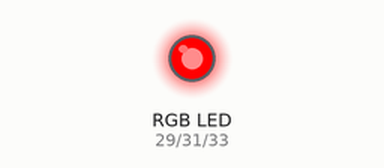
A sketch run on a simulated Arduino Mega 2560, built with avr-gcc and run on an emulated ATmega2560. On the bench: an RGB LED mixed from three pins (HIGH = lit).

Above: at 0.6 s.
At 5.1 s:
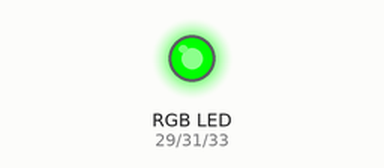
At 7.7 s:
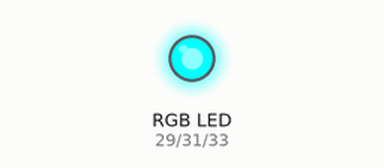
At 10.3 s:
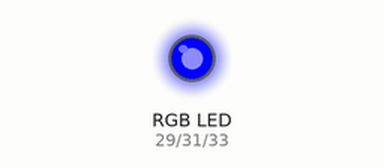
At 12.2 s:
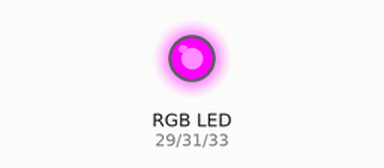
At 15.4 s:
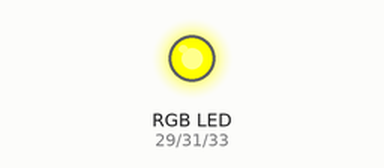
Timing chart, 0 to 16.8 s (numbered marks = the images above):
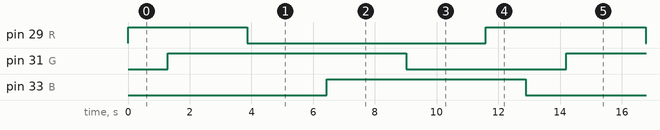

The sketch:

Teste-rgb.ino
```cpp
#define R 29
#define G 31
#define B 33
int contaR,contaG,contaB;

void setup()
{
    pinMode(R, OUTPUT); //Configuração dos pinos como saída
    pinMode(G, OUTPUT);
    pinMode(B, OUTPUT);

}

void loop()
{

  for(contaG=0;contaG<=255;contaG++)
  {
    analogWrite(R,255); //Ligando as portas PWM com valor aleatório de duty cicle
    analogWrite(G, contaG);
  analogWrite(B, 0);
    delay(10);
  }
  delay(10);
  for(contaR=255;contaR>=0;contaR--)
  {
    analogWrite(R,contaR); //Ligando as portas PWM com valor aleatório de duty cicle
    analogWrite(G, 255);
  analogWrite(B, 0);
    delay(10);
   }
  delay(10);
  for(contaB=0;contaB<=255;contaB++)
  {
    analogWrite(R,0);
    analogWrite(B, contaB);
  analogWrite(G, 255);
    delay(10);
  }
  delay(10);

  for(contaG=255;contaG>=0;contaG--)
  {
    analogWrite(G,contaG); //Ligando as portas PWM com valor aleatório de duty cicle
    analogWrite(B, 255);
  analogWrite(R, 0);
    delay(10);

   }
  delay(10);
 for(contaR=0;contaR<=255;contaR++)
  {
    analogWrite(G,0);
    analogWrite(R, contaR);
  analogWrite(B, 255);
   delay(10);
  }
  delay(10);

  for(contaB=255;contaB>=0;contaB--);
  {
    analogWrite(B,contaB); //Ligando as portas PWM com valor aleatório de duty cicle
    analogWrite(R, 255);
  analogWrite(G, 0);
    delay(10);

   }
  delay(10);}
```

Measured:
- by itself, pin 29 (R): repeats every 12.9 s: LOW 7.7 s, HIGH 5.2 s
- by itself, pin 31 (G): alternates HIGH for 7.7 s and LOW for 5.2 s
- by itself, pin 33 (B): alternates HIGH for 6.5 s and LOW for 6.5 s
